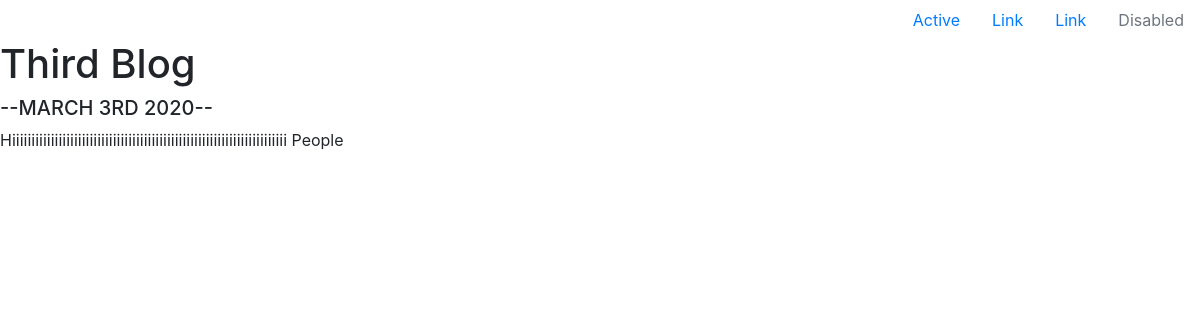
Page /blog/3/ on the committed database.
### blog/models.py (models this page shows, shortened)
class Blog(models.Model):
    title = models.CharField(max_length=30)
    description= models.TextField()
    date = models.DateField()

### blog/views.py (the view)
# urls.py: path('<int:blog_id>/',views.detail,name='detail'),
def detail(request,blog_id):
    blog = get_object_or_404(Blog ,pk=blog_id)
    return render(request,'blog/detail.html',{'blog':blog})

### blog/templates/blog/detail.html (shortened to what this page needs)
<!DOCTYPE html>
{% extends 'portfolio/base.html' %}
    {% block content %}
    <div>
        <h1>{{ blog.title }}</h1>
        <h5> --{{ blog.date|date:'F jS Y'|upper }}-- </h5>
        <p>{{ blog.description|safe }}</p>
    </div>
    {% endblock content %}

### rows in the picture
Blog: title "Third Blog", date "MARCH 3RD 2020", description "Hiiiiiiiiiiiiiiiiiiiiiiiiiiiiiiiiiiiiiiiiiiiiiiiiiiiiiiiiiiiiiiiiiiiiiii People"
